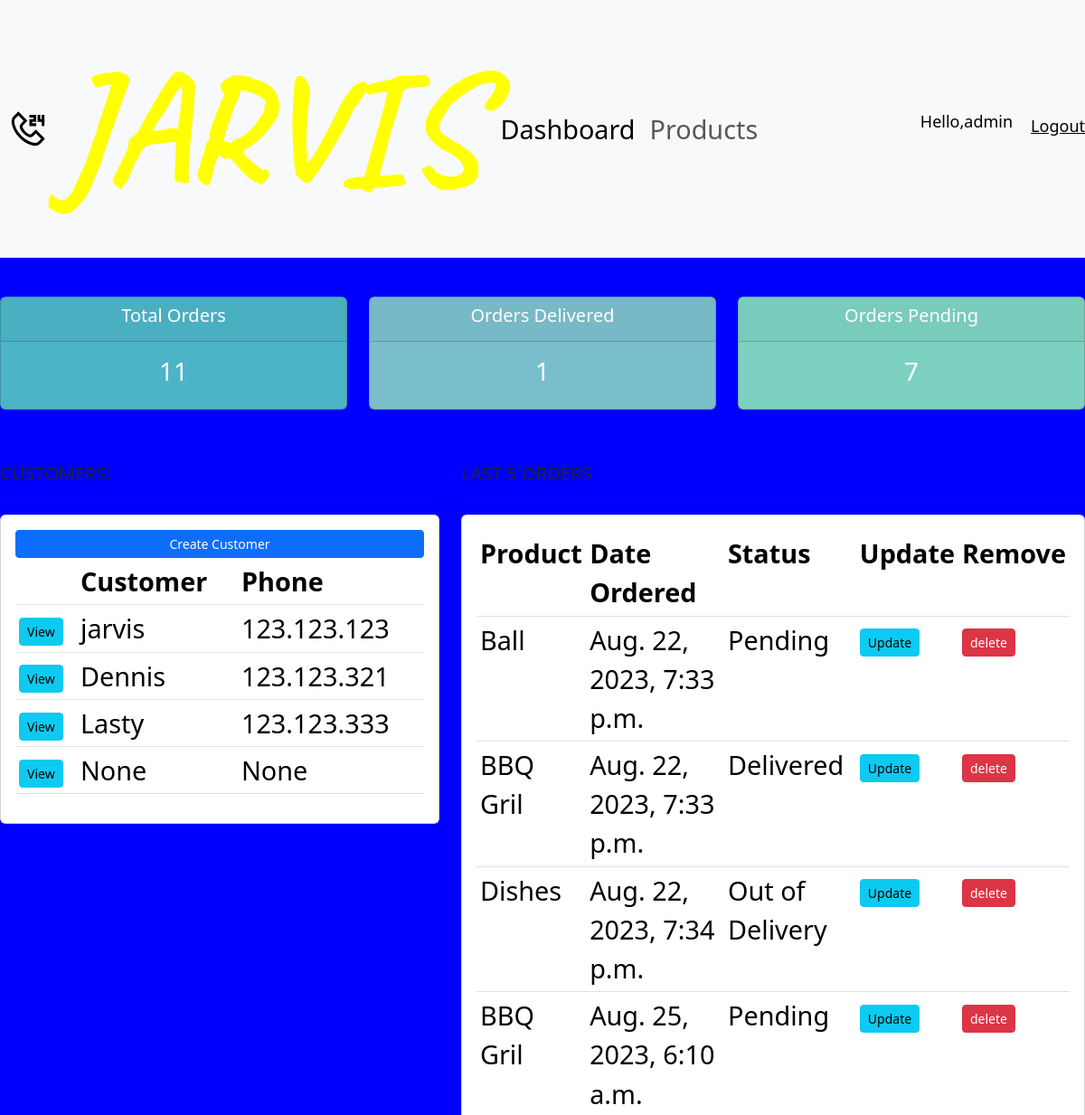
The app's page / (signed in, upper part), older data.
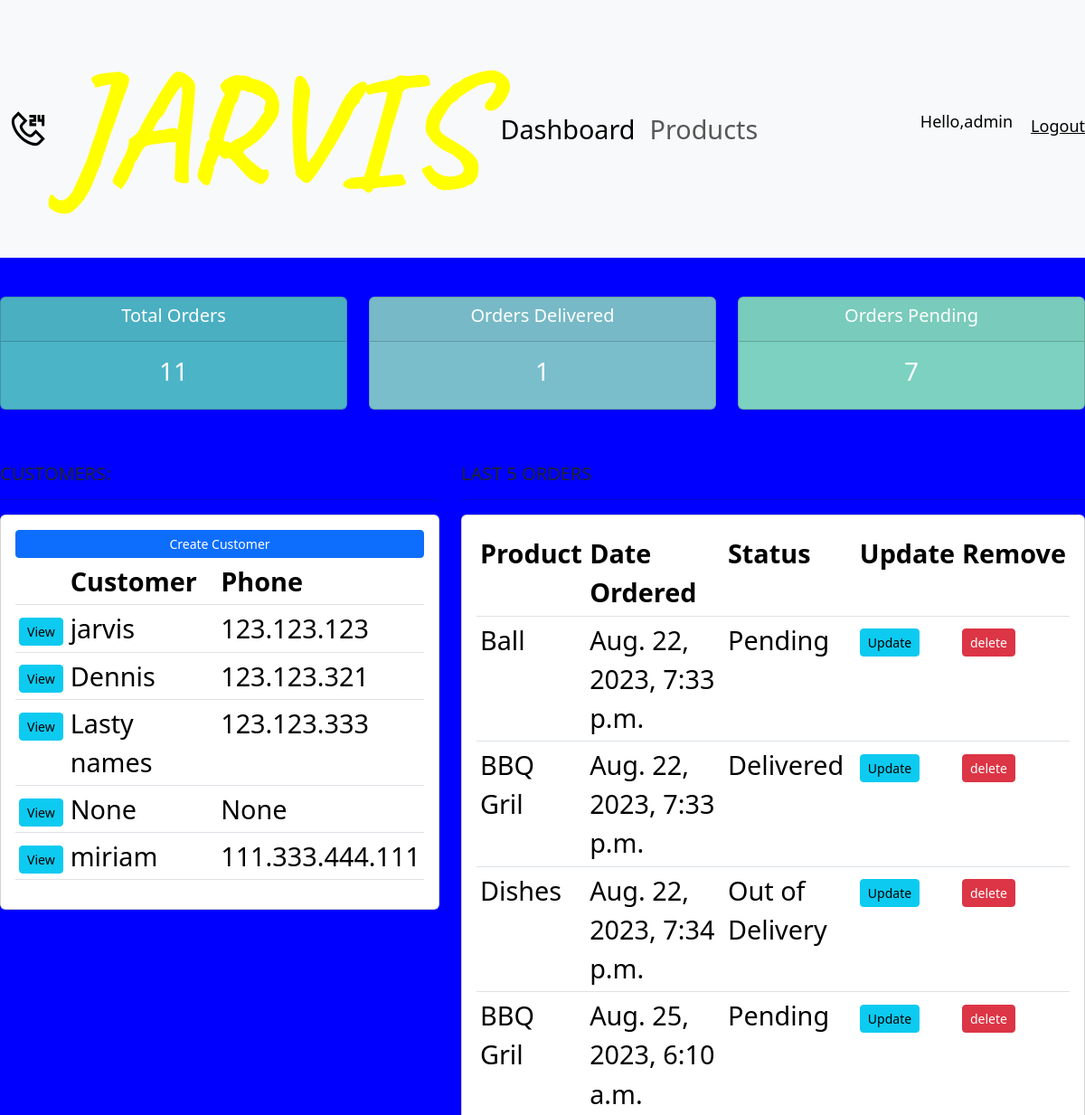
The same page, newer data.
### accounts/models.py (models this page shows, shortened)
class Customer(models.Model):
    user = models.OneToOneField(User, null=True, blank=True, on_delete=models.CASCADE)
    name = models.CharField(max_length=255, null=True)
    phone = models.CharField(max_length=255, null=True)
    email = models.CharField(max_length=255, null=True)
    profile_pic = models.ImageField(default="profile.png",null=True, blank=True)
    date_created = models.DateTimeField(auto_now_add=True, null=True)

class Order(models.Model):
    STATUS = (
        ('Pending', 'Pending'),
        ('Out of Delivery', 'Out of Delivery'),
        ('Delivered', 'Delivered'),
    )
    customer = models.ForeignKey(Customer, null=True, on_delete=models.SET_NULL)
    product = models.ForeignKey(Products, null=True, on_delete=models.SET_NULL)
    date_created = models.DateTimeField(auto_now_add=True, null=True)
    status = models.CharField(max_length=255, null=True, choices=STATUS)
    note = models.CharField(max_length=1000, null=True)

class Products(models.Model):
    CATEGORY = (
        ('Indoor', 'Indoor'),
        ('Out Door', 'Out Door'),
    )
    name = models.CharField(max_length=255, null=True)
    price = models.FloatField(null=True)
    category = models.CharField(max_length=255, null=True, choices=CATEGORY)
    description = models.CharField(max_length=255, null=True, blank=True)
    date_created = models.DateTimeField(auto_now_add=True, null=True)
    tags = models.ManyToManyField(Tag)
    def __str__(self):
        return self.name

### accounts/decorators.py (the view)
    def wrapper_func(request, *args, **kwargs):
        group = None
        if request.user.groups.exists():
            group = request.user.groups.all()[0].name
        if group == 'customer':
            return redirect('user-page')
        if group == 'admin':
            return view_func(request, *args, **kwargs)

### accounts/views.py (called while the page is built)
@login_required(login_url='login')
@admin_only
def home(request):
    orders = Order.objects.all()
    customers = Customer.objects.all()
    total_customers = customers.count()
    orders_total = orders.count()
    orders_delivered = orders.filter(status='Delivered').count()
    orders_pending = orders.filter(status='Pending').count()
    context = {'orders': orders, 'customers': customers, 'orders_total': orders_total,
               'orders_delivered': orders_delivered,
               'orders_pending': orders_pending, }
    return render(request, 'accounts/dashboard.html', context)

### accounts/templates/accounts/dashboard.html
{% extends 'accounts/main.html' %}
{% block content %}
{% include 'accounts/status.html' %}
<br/>
<div class="row">
    <div class="col-md-5">
        <h5>CUSTOMERS:</h5>
        <hr/>
        <div class="card card-body">
            <a href="" class="btn btn-primary btn-sm btn-block">Create Customer</a>
            <table class="table table-sm">
                <tr>
                    <th></th>
                    <th>Customer</th>
                    <th>Phone</th>
                </tr>
                {% for customer in customers %}
                <tr>
                    <td><a class="btn btn-sm btn-info" href="{% url 'customer' customer.id %}">View</a></td>
                    <td>{{customer.name}}</td>
                    <td>{{customer.phone}}</td>
                </tr>
                {% endfor %}
            </table>
        </div>
    </div>
    <div class="col-md-7">
        <h5>LAST 5 ORDERS</h5>
        <hr/>
        <div class="card card-body">
            <table class="table table-sm">
                <tr>
                    <th>Product</th>
                    <th>Date Ordered</th>
                    <th>Status</th>
                    <th>Update</th>
                    <th>Remove</th>
                </tr>
                {% for order in orders %}
                <tr>
                    <td>{{order.product}}</td>
                    <td>{{order.date_created}}</td>
                    <td>{{order.status}}</td>
                    <td><a class="btn btn-sm btn-info" href="{% url 'update_order' order.id %}">Update</a></td>
                    <td><a class="btn btn-sm btn-danger" href="{% url 'delete_order' order.id %}">delete</a></td>
                </tr>
                {% endfor %}
            </table>
        </div>
    </div>
</div>
{% endblock %}

### accounts/templates/accounts/main.html (shortened to what this page needs)
{% load static %}
<!doctype html>
<html lang="en">
<head>
    <link href="https://cdn.jsdelivr.net/npm/bootstrap@5.3.1/dist/css/bootstrap.min.css" rel="stylesheet"
>
    <link rel="stylesheet" type="text/css" href="{% static '/css/main.css' %}">
</head>
<body>
{% include 'accounts/navbar.html'%}
{% block content%}{% endblock %}
</body>
</html>

### accounts/templates/accounts/navbar.html (shortened to what this page needs)
{% load static %}
<nav class="navbar navbar-expand-lg bg-body-tertiary">
    <div class="container-fluid">
        <a class="navbar-brand" href="#">
            <img src="{% static 'images/customer.svg' %}" alt="Customer Icon">
            <span>Jarvis</span>
        </a>
        <div class="collapse navbar-collapse" id="navbarNav">
            <ul class="navbar-nav">
                {% if request.user.is_staff %}
                <li class="nav-item">
                    <a class="nav-link active" aria-current="page" href="{% url 'home' %}">Dashboard</a>
                </li>
                <li class="nav-item">
                    <a class="nav-link" href="{% url 'products' %}">Products</a>
                </li>
                {% else %}
                <li class="nav-item">
                    <a class="nav-link" href="{% url 'account' %}">Settings</a>
                </li>
                {% endif %}
            </ul>
        </div>
    </div>
    <p class="hello-msg">Hello,{{request.user}}</p>
    <p><a class="hello-msg" href="{% url 'logout' %}">Logout</a></p>
</nav>

### accounts/templates/accounts/status.html
<br />
<div class="row">
  <div class="col">
    <div class="col-md">
      <div class="card text-center text-white mb-3" id="total-orders">
        <div class="card-header">
          <h5 class="card-title">Total Orders</h5>
        </div>
        <div class="card-body">
          <h3 class="card-title">{{ orders_total }}</h3>
        </div>
      </div>
    </div>
  </div>
  <div class="col">
    <div class="col-md">
      <div class="card text-center text-white mb-3" id="orders-delivered">
        <div class="card-header">
          <h5 class="card-title">Orders Delivered</h5>
        </div>
        <div class="card-body">
          <h3 class="card-title">{{ orders_delivered }}</h3>
        </div>
      </div>
    </div>
  </div>
    <div class="col">
    <div class="col-md">
      <div class="card text-center text-white mb-3" id="orders-pending">
        <div class="card-header">
          <h5 class="card-title">Orders Pending</h5>
        </div>
        <div class="card-body">
          <h3 class="card-title">{{ orders_pending }}</h3>
        </div>
      </div>
    </div>
  </div>
</div>

### static/css/main.css (style rules this page uses)
body { font-size:1.8rem; background-color:blue; }
.navbar-brand { display:flex; align-items:center; gap:.8rem; font-size:10.8rem; color:yellow; }
.navbar-brand img { max-width:2.4rem; }
#total-orders { background-color:#4cb4c7; }
#orders-delivered { background-color:#7abecc; }
#orders-pending { background-color:#7CD1C0; }

### accounts/templates/accounts/navbar.html (style rules this page uses)
.hello-msg { font-size:18px; color:#000; margin-left:20px; }
.navbar-brand span { font-family: 'Caveat', cursive; text-transform:uppercase; font-weight:700; }

Row changes from the older to the newer data that the page shows:
changed Customer: name "Lasty" → "Lasty names"
added Customer: name "miriam", phone "111.333.444.111"
